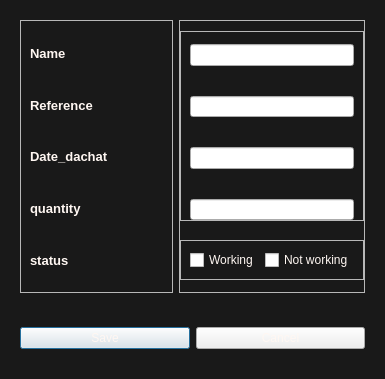
<?xml version="1.0" encoding="UTF-8"?>
<ui version="4.0">
 <class>SecDialog</class>
 <widget class="QDialog" name="SecDialog">
  <property name="geometry">
   <rect>
    <x>0</x>
    <y>0</y>
    <width>385</width>
    <height>379</height>
   </rect>
  </property>
  <property name="windowTitle">
   <string>Dialog</string>
  </property>
  <property name="styleSheet">
   <string notr="true">#SecDialog{
background-color : #191919;
}
*{
color : #fff7f2;
}
QLineEdit{
color : #191919;
}</string>
  </property>
  <layout class="QVBoxLayout" name="verticalLayout">
   <item>
    <widget class="QWidget" name="widget" native="true">
     <layout class="QHBoxLayout" name="horizontalLayout">
      <item>
       <widget class="QFrame" name="frame_2">
        <property name="frameShape">
         <enum>QFrame::StyledPanel</enum>
        </property>
        <property name="frameShadow">
         <enum>QFrame::Raised</enum>
        </property>
        <layout class="QVBoxLayout" name="verticalLayout_2">
         <item>
          <widget class="QLabel" name="label">
           <property name="font">
            <font>
             <pointsize>10</pointsize>
             <weight>75</weight>
             <bold>true</bold>
            </font>
           </property>
           <property name="text">
            <string>Name</string>
           </property>
          </widget>
         </item>
         <item>
          <widget class="QLabel" name="label_2">
           <property name="font">
            <font>
             <pointsize>10</pointsize>
             <weight>75</weight>
             <bold>true</bold>
            </font>
           </property>
           <property name="text">
            <string>Reference</string>
           </property>
          </widget>
         </item>
         <item>
          <widget class="QLabel" name="label_3">
           <property name="font">
            <font>
             <pointsize>10</pointsize>
             <weight>75</weight>
             <bold>true</bold>
            </font>
           </property>
           <property name="text">
            <string>Date_dachat</string>
           </property>
          </widget>
         </item>
         <item>
          <widget class="QLabel" name="label_4">
           <property name="font">
            <font>
             <pointsize>10</pointsize>
             <weight>75</weight>
             <bold>true</bold>
            </font>
           </property>
           <property name="text">
            <string>quantity</string>
           </property>
          </widget>
         </item>
         <item>
          <widget class="QLabel" name="label_5">
           <property name="font">
            <font>
             <pointsize>10</pointsize>
             <weight>75</weight>
             <bold>true</bold>
            </font>
           </property>
           <property name="text">
            <string>status</string>
           </property>
          </widget>
         </item>
        </layout>
       </widget>
      </item>
      <item alignment="Qt::AlignHCenter">
       <widget class="QFrame" name="frame">
        <property name="frameShape">
         <enum>QFrame::StyledPanel</enum>
        </property>
        <property name="frameShadow">
         <enum>QFrame::Raised</enum>
        </property>
        <layout class="QVBoxLayout" name="verticalLayout_3">
         <property name="spacing">
          <number>9</number>
         </property>
         <property name="leftMargin">
          <number>0</number>
         </property>
         <property name="topMargin">
          <number>0</number>
         </property>
         <property name="rightMargin">
          <number>0</number>
         </property>
         <property name="bottomMargin">
          <number>0</number>
         </property>
         <item>
          <widget class="QFrame" name="frame_3">
           <property name="minimumSize">
            <size>
             <width>0</width>
             <height>190</height>
            </size>
           </property>
           <property name="maximumSize">
            <size>
             <width>16777215</width>
             <height>190</height>
            </size>
           </property>
           <property name="frameShape">
            <enum>QFrame::StyledPanel</enum>
           </property>
           <property name="frameShadow">
            <enum>QFrame::Raised</enum>
           </property>
           <layout class="QVBoxLayout" name="verticalLayout_4">
            <property name="spacing">
             <number>30</number>
            </property>
            <property name="topMargin">
             <number>12</number>
            </property>
            <property name="bottomMargin">
             <number>0</number>
            </property>
            <item>
             <widget class="QLineEdit" name="lineEdit"/>
            </item>
            <item>
             <widget class="QLineEdit" name="lineEdit_2"/>
            </item>
            <item>
             <widget class="QLineEdit" name="lineEdit_3"/>
            </item>
            <item>
             <widget class="QLineEdit" name="lineEdit_4"/>
            </item>
           </layout>
          </widget>
         </item>
         <item>
          <widget class="QFrame" name="frame_4">
           <property name="minimumSize">
            <size>
             <width>0</width>
             <height>40</height>
            </size>
           </property>
           <property name="maximumSize">
            <size>
             <width>16777215</width>
             <height>40</height>
            </size>
           </property>
           <property name="frameShape">
            <enum>QFrame::StyledPanel</enum>
           </property>
           <property name="frameShadow">
            <enum>QFrame::Raised</enum>
           </property>
           <layout class="QHBoxLayout" name="horizontalLayout_2">
            <item>
             <widget class="QCheckBox" name="checkBox">
              <property name="text">
               <string>Working</string>
              </property>
             </widget>
            </item>
            <item>
             <widget class="QCheckBox" name="checkBox_2">
              <property name="text">
               <string>Not working</string>
              </property>
             </widget>
            </item>
           </layout>
          </widget>
         </item>
        </layout>
       </widget>
      </item>
     </layout>
    </widget>
   </item>
   <item>
    <widget class="QWidget" name="widget_2" native="true">
     <property name="minimumSize">
      <size>
       <width>0</width>
       <height>60</height>
      </size>
     </property>
     <property name="maximumSize">
      <size>
       <width>16777215</width>
       <height>60</height>
      </size>
     </property>
     <layout class="QHBoxLayout" name="horizontalLayout_3">
      <item>
       <widget class="QPushButton" name="pushButton">
        <property name="text">
         <string>Save</string>
        </property>
       </widget>
      </item>
      <item>
       <widget class="QPushButton" name="pushButton_2">
        <property name="text">
         <string>Cancel</string>
        </property>
       </widget>
      </item>
     </layout>
    </widget>
   </item>
  </layout>
 </widget>
 <resources/>
 <connections/>
</ui>
